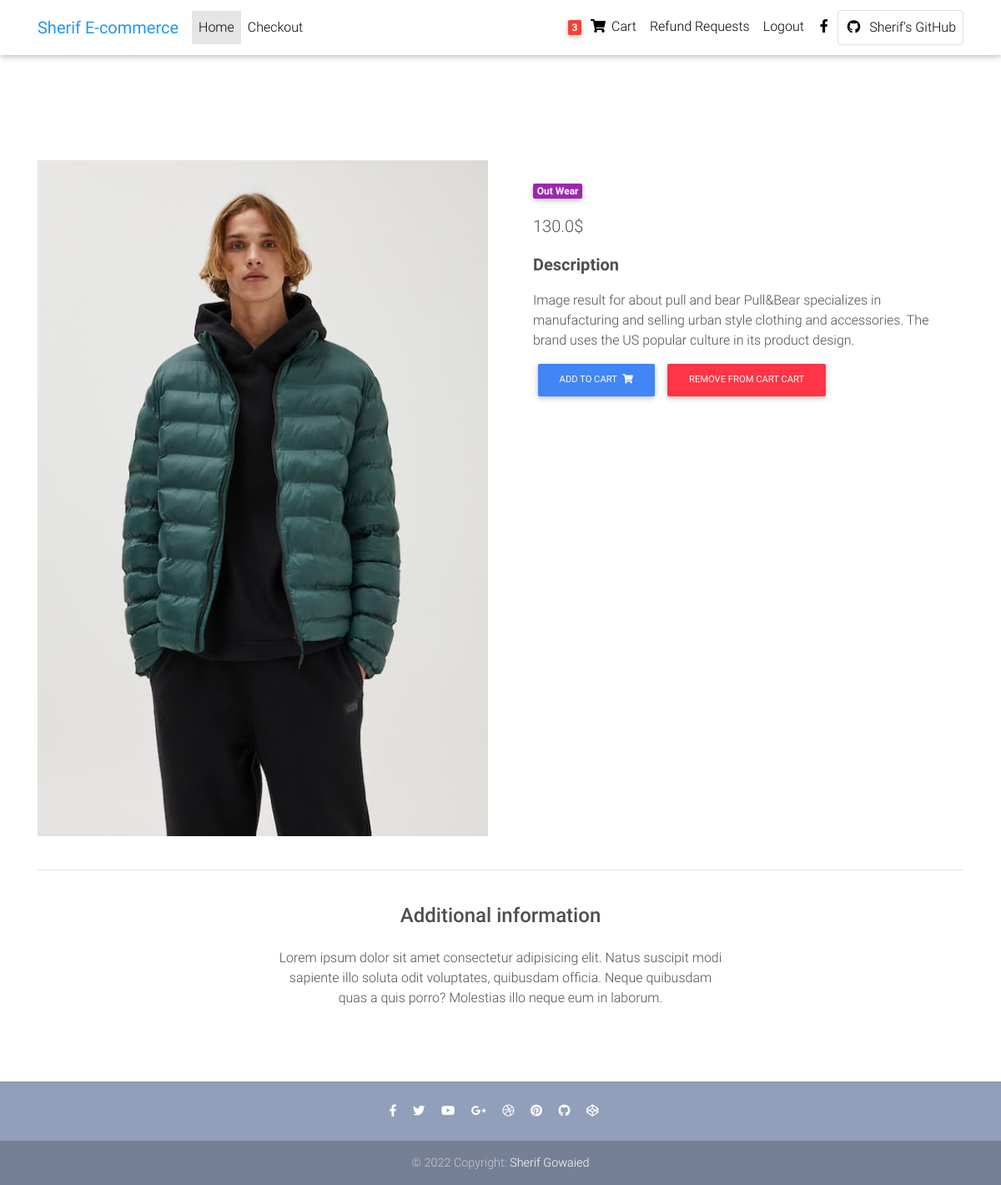
The app's page /djecommerce/product/test_product-3/ (signed in) with its own data.
### djecommerce/models.py (models this page shows, shortened)
class User(AbstractUser):
    pass

class Order(models.Model):
    user = models.ForeignKey(
        User, on_delete=models.CASCADE, related_name="order" )
    ref_code = models.CharField(max_length=20,blank=True ,null=True )
    ordered = models.BooleanField(default=False)
    items = models.ManyToManyField(OrderItem)
    start_date = models.DateTimeField(auto_now_add=True)
    ordered_date = models.DateTimeField()
    billing_address = models.ForeignKey("Address",related_name="billing_adress",on_delete=models.SET_NULL ,
        blank=True ,null=True)
    shipping_address = models.ForeignKey("Address",related_name="shipping_adress",on_delete=models.SET_NULL ,
        blank=True ,null=True)
    payment = models.ForeignKey("Payment",on_delete=models.SET_NULL ,
        blank=True ,null=True)
    coupon = models.ForeignKey("Coupon" ,on_delete=models.SET_NULL ,
        blank=True ,null=True)
    being_delivered = models.BooleanField(default=False)
    received = models.BooleanField(default=False)
    refund_requested = models.BooleanField(default=False)
    refund_granted = models.BooleanField(default=False)
    """
    1.item added to cart
    2.add billing adress
    (Failed checkout)
    3.payment
    4. being develired
    5.Recevied
    6.refunds

    """

class Item(models.Model):
    title = models.CharField(max_length=100)
    price = models.FloatField()
    discount_price = models.FloatField(blank=True , null=True)
    category = models.CharField(max_length=2,choices=CATEGORY_CHOICES)
    label = models.CharField(max_length=1,choices=LABEL_CHOICES )
    slug = models.SlugField()
    image = models.ImageField(upload_to="images",blank=True,null=True)
    description = models.TextField()
    def get_add_to_cart(self):
        return  reverse("djecommerce:add_to_cart",kwargs={
            "slug":self.slug
        })
    def remove_from_cart(self):
        return reverse("djecommerce:remove_from_cart",kwargs={
            "slug":self.slug
        })

### djecommerce/views.py (the view)
# urls.py: path("product/<slug>/",ItemDetailView.as_view(),name="product"),
class ItemDetailView(DetailView):
    model=Item
    template_name="product.html"

### djecommerce/templatetags/cart_template_tag.py (called while the page is built)
@register.filter
def cart_item_count(user):
    if user.is_authenticated:
        qs = Order.objects.filter(user = user , ordered=False)
        if qs.exists():
            return qs[0].items.count()
    return 0

### djecommerce/templates/product.html (shortened to what this page needs)
 {% extends 'base.html' %}
{% load static%}
{% block content %}
  <main class="mt-5 pt-4">
    <div class="container dark-grey-text mt-5">
      <div class="row wow fadeIn">
        <div class="col-md-6 mb-4">
          <img src="/djecommerce{{item.image.url}}" class="img-fluid" alt="">
        </div>
        <div class="col-md-6 mb-4">
          <div class="p-4">
            <div class="mb-3">
              <a href="">
                <span class="badge purple mr-1">{{object.get_category_display}}</span>
              </a>
            </div>
            <p class="lead">
              {% if object.discount_price%}
              <span class="mr-1">
              <del>{{object.price}}$ </del>
              </span>
              <span>${{object.discount_price}}</span>
              {% else %}
              {{object.price}}$
              {% endif%}
            </p>
            <p class="lead font-weight-bold">Description</p>
            <p>{{object.description}}</p>
              <a href="{{object.get_add_to_cart}}" class="btn btn-primary btn-md my-0 p" >Add to cart
                <i class="fas fa-shopping-cart ml-1"></i>
              </a>
              <a href="{{object.remove_from_cart}}" class="btn btn-danger btn-md my-0 p" >remove from cart cart
              </a>
          </div>
        </div>
      </div>
      <hr>
      <div class="row d-flex justify-content-center wow fadeIn">
        <div class="col-md-6 text-center">
          <h4 class="my-4 h4">Additional information</h4>
          <p>Lorem ipsum dolor sit amet consectetur adipisicing elit. Natus suscipit modi sapiente illo soluta odit
            voluptates,
            quibusdam officia. Neque quibusdam quas a quis porro? Molestias illo neque eum in laborum.</p>
        </div>
      </div>
      <div class="row wow fadeIn">
        <div class="col-lg-4 col-md-12 mb-4">
        </div>
        <div class="col-lg-4 col-md-6 mb-4">
        </div>
        <div class="col-lg-4 col-md-6 mb-4">
        </div>
      </div>
    </div>
  </main>
  {% endblock content %}

### djecommerce/templates/navbar.html (shortened to what this page needs)
{% load cart_template_tag %}
<nav class="navbar fixed-top navbar-expand-lg navbar-light white scrolling-navbar">
    <div class="container">
      <a class="navbar-brand waves-effect" href="{% url 'djecommerce:home'%}" target="_blank">
        <strong class="blue-text">Sherif E-commerce</strong>
      </a>
      <div class="collapse navbar-collapse" id="navbarSupportedContent">
        <ul class="navbar-nav mr-auto">
          <li class="nav-item active">
            <a class="nav-link waves-effect" href="{% url 'djecommerce:home'%}">Home
            </a>
          </li>
          {% if request.user.is_authenticated%}
          <li class="nav-item">
            <a class="nav-link waves-effect" href="{%url 'djecommerce:checkout'%}" target="_blank">Checkout</a>
          </li>
          {%endif%}
        </ul>
        <ul class="navbar-nav nav-flex-icons">
          {% if request.user.is_authenticated %}
          <li class="nav-item">
            <a href="{% url 'djecommerce:order-summary' %}" class="nav-link waves-effect">
              <span class="badge red z-depth-1 mr-1"> {{request.user|cart_item_count}} </span>
              <i class="fas fa-shopping-cart"></i>
              <span class="clearfix d-none d-sm-inline-block"> Cart </span>
            </a>
          </li>
          <li class="nav-item">
            <a href="{% url 'djecommerce:request-refund' %}" class="nav-link waves-effect">
              <span class="clearfix d-none d-sm-inline-block">Refund Requests </span>
            </a>
          </li>
          <li class="nav-item">
            <a href="{% url 'djecommerce:logout_view' %}" class="nav-link waves-effect">
              <span class="clearfix d-none d-sm-inline-block"> Logout </span>
            </a>
          </li>
          {% endif%}
          <li class="nav-item">
            <a href="https://www.facebook.com/sherif.ronadlo" class="nav-link waves-effect" target="_blank">
              <i class="fab fa-facebook-f"></i>
            </a>
          </li>
          <li class="nav-item">
            <a href="https://github.com/sherifgowaied" class="nav-link border border-light rounded waves-effect"
              target="_blank">
              <i class="fab fa-github mr-2"></i>Sherif's GitHub
            </a>
          </li>
        </ul>
      </div>
    </div>
  </nav>

### djecommerce/static/css/style.css (style rules this page uses)
html, body, .view { height: 100%; }

### djecommerce/templates/base.html (style rules this page uses)
html, body, header, .carousel { height: 60vh; }

### records on screen
User: user|cart_item_count "3"
Item: image (picture), category "Out Wear", price "130.0", description "Image result for about pull and bear Pull&Bear specializes in manufacturing and selling urban style clothing and accessories. The brand uses the US popular culture in its product design."
